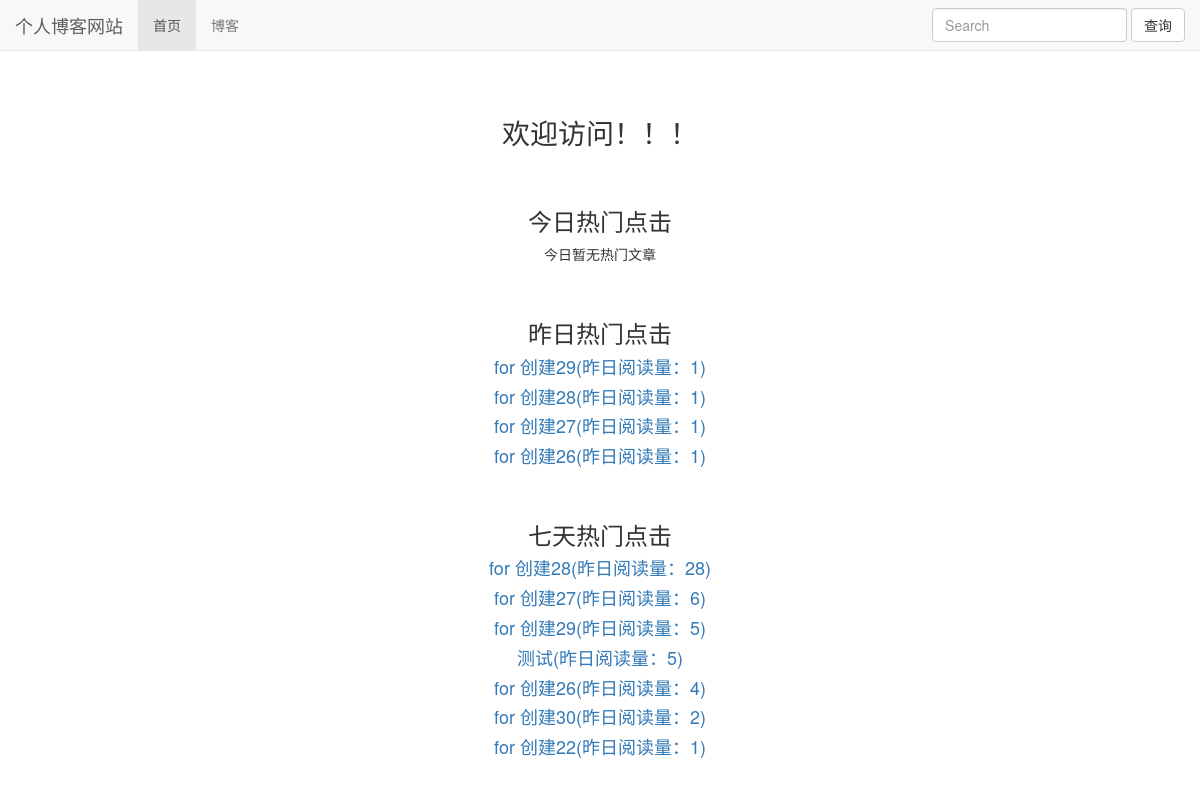
The page / on the database its author committed.
### read_statistics/models.py (models this page shows)
class ReadDetail(models.Model):
    date = models.DateField(default=timezone.now)
    read_num = models.IntegerField(default=0)
    content_type = models.ForeignKey(ContentType, on_delete=models.DO_NOTHING)
    object_id = models.PositiveIntegerField()
    content_object = GenericForeignKey('content_type', 'object_id')

### blog/models.py (models this page shows, shortened)
class Blog(models.Model):
    tittle = models.CharField(max_length=50)
    blogtype = models.ForeignKey(BlogType,on_delete=models.DO_NOTHING)
    author = models.ForeignKey(User,on_delete=models.DO_NOTHING)
    content = RichTextUploadingField()
    readDetail = GenericRelation(ReadDetail)
    created_time = models.DateTimeField(auto_now_add=True)
    last_update_time = models.DateTimeField(auto_now=True)
    class Meta:
        ordering=['-created_time',]

### mysite/views.py (the view)
# urls.py: 2. Add a URL to urlpatterns:  path('', views.home, name='home')
def home(request):
    blog_content_type = ContentType.objects.get_for_model(Blog)
    sever_read_date, dates = get_seven_read_data(blog_content_type)
    sevendays_hot_read_data = cache.get('sevendays_hot_read_data')
    if sevendays_hot_read_data is None:
        sevendays_hot_read_data = get_sevendays_hot_read_data()
        cache.set('sevendays_hot_read_data', sevendays_hot_read_data, 60 * 60)
    else:
        print("使用缓存获取数据")
    context = {}
    context['sever_read_date'] = sever_read_date
    context['hot_read_data'] = get_today_hot_read_data(blog_content_type)
    context['yestoday_hot_read_data'] = get_yestoday_hot_read_data(blog_content_type)
    context['sevendays_hot_read_data'] = sevendays_hot_read_data
    context['dates'] = dates
    return render(request,"home.html", context)

### mysite/views.py (called while the page is built)
def get_sevendays_hot_read_data():
    today = timezone.now().date()
    date = today - datetime.timedelta(days=7)
    blogs = Blog.objects.filter(readDetail__date__lt=today, readDetail__date__gte=date).values('pk', 'tittle') \
        .annotate(read_num_sum=Sum('readDetail__read_num')) \
        .order_by('-read_num_sum')
    return blogs[:7]

### read_statistics/utils.py (called while the page is built)
def get_seven_read_data(content_type):
    today = timezone.now().date()
    read_nums = []
    dates = []
    for i in range(7,0,-1):
        date = today - datetime.timedelta(days=i)
        dates.append(date.strftime('%m/%d'))
        readDetail = ReadDetail.objects.filter(content_type=content_type,date=date)
        result = readDetail.aggregate(read_num_sum = Sum('read_num'))
        read_nums.append(result['read_num_sum'] or 0)
    return read_nums,dates

def get_today_hot_read_data(content_type):
    today = timezone.now().date()
    readDetail = ReadDetail.objects.filter(content_type=content_type, date=today).order_by('-read_num')
    return readDetail[:7]

def get_yestoday_hot_read_data(content_type):
    today = timezone.now().date()
    yestoday = today - datetime.timedelta(days=1)
    readDetail = ReadDetail.objects.filter(content_type=content_type, date=yestoday).order_by('-read_num')
    return readDetail[:7]

### templates/home.html (shortened to what this page needs)
{% extends 'base.html' %}
{% load staticfiles %}
{% block head_extand %}
    <link rel="stylesheet" href="{% static 'home.css' %}">
{% endblock %}
{% block nav_home_active %}active{% endblock %}
{% block content %}
    <p class="home-content">
        欢迎访问！！！
        <div class="hot-blog">
            <h3>今日热门点击</h3>
            <ul>
                {% for hot_blog_detail in hot_read_data %}
                    <li><h4><a href="{% url 'blog_detail' hot_blog_detail.object_id %}">{{ hot_blog_detail.content_object.tittle }}(今日阅读量：{{ hot_blog_detail.read_num }})</a></h4></li>
                {% empty %}
                    今日暂无热门文章
                {% endfor %}
            </ul>
        </div>
        <div class="hot-blog">
                <h3>昨日热门点击</h3>
                <ul>
                    {% for yestoday_hot_blog_detail in yestoday_hot_read_data %}
                        <li><h4><a href="{% url 'blog_detail' yestoday_hot_blog_detail.object_id %}">{{ yestoday_hot_blog_detail.content_object.tittle }}(昨日阅读量：{{ yestoday_hot_blog_detail.read_num }})</a></h4></li>
                    {% empty %}
                        昨日无热门文章
                    {% endfor %}
                </ul>
        </div>
        <div class="hot-blog">
                <h3>七天热门点击</h3>
                <ul>
                    {% for hot_blog in sevendays_hot_read_data %}
                        <li><h4><a href="{% url 'blog_detail' hot_blog.pk %}">{{ hot_blog.tittle }}(昨日阅读量：{{ hot_blog.read_num_sum }})</a></h4></li>
                    {% empty %}
                        近七天暂无热门文章
                    {% endfor %}
                </ul>
        </div>
    </p>
{% endblock %}

### static/base.css (style rules this page uses)
* { margin: 0; padding: 0; }
body { margin-top: 80px!important; }

### static/home.css (style rules this page uses)
.home-content { font-size: 200%; text-align: center; margin-top: 4em; margin-bottom: 2em; }
div.hot-blog { text-align: center; margin-top: 4em; margin-bottom: 2em; }

### rows shown on the page
ReadDetail: content_object.tittle "for 创建29", read_num "1"
ReadDetail: content_object.tittle "for 创建28", read_num "1"
ReadDetail: content_object.tittle "for 创建27", read_num "1"
ReadDetail: content_object.tittle "for 创建26", read_num "1"

### other values the page prints
{{ hot_blog.tittle }} "for 创建28" "for 创建27" "for 创建29" "测试" "for 创建26" "for 创建30" "for 创建22"
{{ hot_blog.read_num_sum }} "28" "6" "5" "5" "4" "2" "1"
